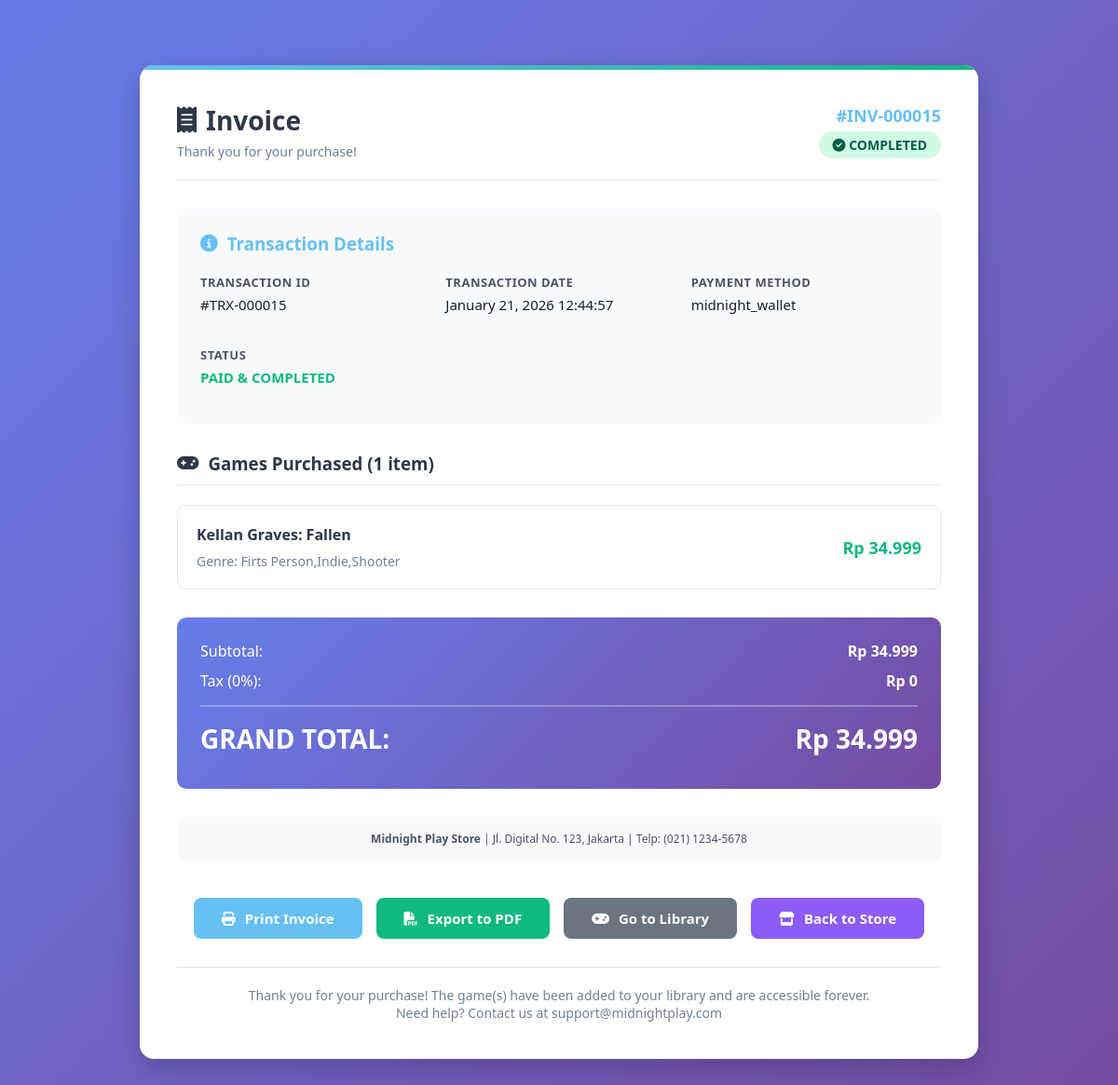
Page /invoices/invoice_user_detail.php?id=15 (signed in) on the committed database.
### tables this page shows
CREATE TABLE `transaction_details` (
  `id_detail` int(11) NOT NULL,
  `id_transaction` int(11) NOT NULL,
  `id_game` int(11) NOT NULL,
  `price` int(11) NOT NULL,
  `transaction_date` timestamp NOT NULL DEFAULT current_timestamp()
);

CREATE TABLE `transactions` (
  `id_transaction` int(11) NOT NULL,
  `id_user` int(11) NOT NULL,
  `total_price` int(11) NOT NULL,
  `transaction_date` datetime DEFAULT current_timestamp(),
  `status` varchar(20) DEFAULT 'completed',
  `payment_method` varchar(50) DEFAULT 'midnight_wallet'
);

CREATE TABLE `games` (
  `id_game` int(11) NOT NULL,
  `title` varchar(100) NOT NULL,
  `genre` varchar(50) DEFAULT NULL,
  `image_url` varchar(500) DEFAULT NULL,
  `price` int(11) NOT NULL,
  `description` text DEFAULT NULL,
  `status` enum('active','inactive','draft') DEFAULT 'active',
  `created_at` timestamp NOT NULL DEFAULT current_timestamp(),
  `purchase_count` int(11) DEFAULT 0
);

### invoices/invoice_user_detail.php (the view, shortened to what this page needs)
<?php
include "../config/database.php";
$transaction_id = $_GET['id'] ?? '';
$user_id = $_SESSION['id_user'];
$stmt = mysqli_prepare($conn, "
    SELECT t.*, td.*, g.title, g.genre, g.price
    FROM transactions t
    JOIN transaction_details td ON t.id_transaction = td.id_transaction
    JOIN games g ON td.id_game = g.id_game
    WHERE t.id_transaction = ?
    AND t.id_user = ?
");
mysqli_stmt_bind_param($stmt, "ii", $transaction_id, $user_id);
mysqli_stmt_execute($stmt);
$result = mysqli_stmt_get_result($stmt);
$transaction = mysqli_fetch_assoc($result);
$stmt_details = mysqli_prepare($conn, "
    SELECT td.*, g.title, g.genre, g.price
    FROM transaction_details td
    JOIN games g ON td.id_game = g.id_game
    WHERE td.id_transaction = ?
    ORDER BY g.title
");
mysqli_stmt_bind_param($stmt_details, "i", $transaction_id);
mysqli_stmt_execute($stmt_details);
$details_result = mysqli_stmt_get_result($stmt_details);
$items_count = mysqli_num_rows($details_result);
?>
<!DOCTYPE html>
<html lang="id">
<head>
    <link rel="stylesheet" href="../assets/css/style.css">
    <link rel="stylesheet" href="https://cdnjs.cloudflare.com/ajax/libs/font-awesome/6.5.0/css/all.min.css">
</head>
<body>
    <div class="invoice-container">
        <div class="invoice-header">
            <div class="invoice-header-left">
                <h1><i class="fas fa-receipt"></i> Invoice</h1>
                <p>Thank you for your purchase!</p>
            </div>
            <div class="invoice-header-right">
                <div class="invoice-number">#INV-<?= str_pad($transaction_id, 6, '0', STR_PAD_LEFT); ?></div>
                <span class="invoice-status"><i class="fas fa-check-circle"></i> COMPLETED</span>
            </div>
        </div>
        <div class="transaction-info">
            <h3 style="color: #66c0f4; margin-top: 0; margin-bottom: 20px; display: flex; align-items: center; gap: 10px;">
                <i class="fas fa-info-circle"></i> Transaction Details
            </h3>
            <div class="info-grid">
                <div class="info-item">
                    <div class="info-label">Transaction ID</div>
                    <div class="info-value">#TRX-<?= str_pad($transaction_id, 6, '0', STR_PAD_LEFT); ?></div>
                </div>
                <div class="info-item">
                    <div class="info-label">Transaction Date</div>
                    <div class="info-value"><?= date('F d, Y H:i:s', strtotime($transaction['transaction_date'])); ?></div>
                </div>
                <div class="info-item">
                    <div class="info-label">Payment Method</div>
                    <div class="info-value"><?= htmlspecialchars($transaction['payment_method'] ?? 'Digital Payment'); ?></div>
                </div>
                <div class="info-item">
                    <div class="info-label">Status</div>
                    <div class="info-value">
                        <span style="color: #10b981; font-weight: bold;">PAID & COMPLETED</span>
                    </div>
                </div>
            </div>
        </div>
        <div class="games-section">
            <h3><i class="fas fa-gamepad"></i> Games Purchased (<?= $items_count; ?> item<?= $items_count > 1 ? 's' : ''; ?>)</h3>
            <div class="games-list">
                <?php
                mysqli_data_seek($details_result, 0);
                $total_items_price = 0;
                while ($item = mysqli_fetch_assoc($details_result)):
                    $subtotal = $item['price'] * ($item['quantity'] ?? 1);
                    $total_items_price += $subtotal;
                ?>
                    <div class="game-item">
                        <div class="game-info">
                            <h4><?= htmlspecialchars($item['title']); ?></h4>
                            <p>Genre: <?= htmlspecialchars($item['genre']); ?></p>
                        </div>
                        <div class="game-price">
                            <div class="amount">Rp <?= number_format($item['price'], 0, ',', '.'); ?></div>
                        </div>
                    </div>
                <?php endwhile; ?>
            </div>
        </div>
        <div class="total-section">
            <div class="total-row">
                <span class="total-label">Subtotal:</span>
                <span class="total-value">Rp <?= number_format($total_items_price, 0, ',', '.'); ?></span>
            </div>
            <div class="total-row">
                <span class="total-label">Tax (0%):</span>
                <span class="total-value">Rp 0</span>
            </div>
            <div class="total-row grand-total">
                <span>GRAND TOTAL:</span>
                <span>Rp <?= number_format($transaction['total_price'], 0, ',', '.'); ?></span>
            </div>
        </div>
        <div class="store-info">
            <p><strong>Midnight Play Store</strong> | Jl. Digital No. 123, Jakarta | Telp: (021) 1234-5678</p>
        </div>
        <div class="action-buttons">
            <button onclick="window.print()" class="btn btn-primary">
                <i class="fas fa-print"></i> Print Invoice
            </button>
            <a href="generate_pdf_user.php?id=<?= $transaction_id; ?>" class="btn btn-secondary" target="_blank">
                <i class="fas fa-file-pdf"></i> Export to PDF
            </a>
            <a href="/midnightplay_web/library/library_user_games.php" class="btn btn-tertiary">
                <i class="fas fa-gamepad"></i> Go to Library
            </a>
            <a href="/midnightplay_web/index.php" class="btn btn-quaternary">
                <i class="fas fa-store"></i> Back to Store
            </a>
        </div>
        <div class="footer-message">
            <p>Thank you for your purchase! The game(s) have been added to your library and are accessible forever.</p>
            <p class="no-print">Need help? Contact us at support@midnightplay.com</p>
        </div>
    </div>
</body>
</html>

### assets/css/style.css (style rules this page uses)
* { margin: 0; padding: 0; box-sizing: border-box; font-family: "Segoe UI", Arial, sans-serif; }
body { background: #0b1320; color: #c7d5e0; padding: 20px; }
a { color: #66c0f4; text-decoration: none; }
.btn { display: inline-block; margin-top: 10px; padding: 8px 16px; background: linear-gradient(90deg, #06bfff, #2d73ff); color: #fff; border-radius: 4px; border: none; cursor: pointer; font-size: 14px; }
.btn-secondary { background: #374151; }

### invoices/invoice_user_detail.php (style rules this page uses)
body { background: linear-gradient(135deg, #667eea 0%, #764ba2 100%); min-height: 100vh; padding: 20px; }
.invoice-container { max-width: 900px; margin: 50px auto; background: #ffffff; border-radius: 15px; box-shadow: 0 10px 30px rgba(0, 0, 0, 0.2); padding: 40px; position: relative; overflow: hidden; }
.invoice-container::before { content: ''; position: absolute; top: 0; left: 0; width: 100%; height: 5px; background: linear-gradient(90deg, #66c0f4, #10b981); }
.invoice-header { display: flex; justify-content: space-between; align-items: center; margin-bottom: 30px; padding-bottom: 20px; border-bottom: 2px solid #eef2f7; }
.invoice-header-left h1 { color: #2d3748; margin: 0; font-size: 28px; display: flex; align-items: center; gap: 10px; }
.invoice-header-left p { color: #718096; margin: 5px 0 0 0; font-size: 14px; }
.invoice-header-right { text-align: right; }
.invoice-number { font-size: 18px; font-weight: bold; color: #66c0f4; margin-bottom: 5px; }
.invoice-status { display: inline-block; background: #d1fae5; color: #065f46; padding: 5px 15px; border-radius: 20px; font-weight: 600; font-size: 14px; }
.transaction-info { background: #f8fafc; padding: 25px; border-radius: 10px; margin-bottom: 30px; }
.info-grid { display: grid; grid-template-columns: repeat(auto-fit, minmax(200px, 1fr)); gap: 20px; }
.info-item { margin-bottom: 15px; }
.info-label { color: #4a5568; font-size: 13px; font-weight: 600; margin-bottom: 5px; text-transform: uppercase; letter-spacing: 0.5px; }
.info-value { color: #1a202c; font-size: 15px; font-weight: 500; }
.games-section { margin-bottom: 30px; }
.games-section h3 { color: #2d3748; margin-bottom: 20px; padding-bottom: 10px; border-bottom: 2px solid #eef2f7; display: flex; align-items: center; gap: 10px; }
.games-list { background: white; border-radius: 10px; overflow: hidden; border: 1px solid #e2e8f0; }
.game-item { display: flex; justify-content: space-between; align-items: center; padding: 20px; border-bottom: 1px solid #e2e8f0; transition: background 0.3s; }
.game-item:last-child { border-bottom: none; }
.game-info h4 { margin: 0 0 8px 0; color: #2d3748; font-size: 16px; }
.game-info p { margin: 0; color: #718096; font-size: 14px; }
.game-price { text-align: right; }
.game-price .amount { font-size: 18px; font-weight: bold; color: #10b981; }
.total-section { background: linear-gradient(135deg, #667eea 0%, #764ba2 100%); padding: 25px; border-radius: 10px; color: white; margin-bottom: 30px; }
.total-row { display: flex; justify-content: space-between; align-items: center; margin-bottom: 10px; }
.total-label { font-size: 16px; }
.total-value { font-size: 16px; font-weight: 600; }
.grand-total { font-size: 28px; font-weight: bold; margin-top: 15px; padding-top: 15px; border-top: 2px solid rgba(255, 255, 255, 0.3); }
.action-buttons { display: flex; gap: 15px; justify-content: center; flex-wrap: wrap; margin-top: 30px; }
.btn { padding: 12px 30px; border-radius: 8px; text-decoration: none; font-weight: 600; font-size: 15px; display: inline-flex; align-items: center; justify-content: center; gap: 10px; transition: all 0.3s; cursor: pointer; border: none; min-width: 180px; }
.btn-primary { background: #66c0f4; color: white; }
.btn-secondary { background: #10b981; color: white; }
.btn-tertiary { background: #6c757d; color: white; }
.btn-quaternary { background: #8b5cf6; color: white; }
.footer-message { text-align: center; color: #718096; font-size: 14px; margin-top: 30px; padding-top: 20px; border-top: 1px solid #e2e8f0; }
.store-info { text-align: center; color: #4a5568; font-size: 12px; margin-top: 20px; padding: 15px; background: #f8fafc; border-radius: 8px; }

### rows in the picture
transaction_details: transaction_date "January 21, 2026 12:44:57", id_transaction.payment_method "midnight_wallet", id_game.title "Kellan Graves: Fallen", id_game.genre "Firts Person,Indie,Shooter", id_game.price "34.999", id_transaction.total_price "34.999"

### other values in the picture
str_pad($transaction_id, 6, '0', STR_PAD_LEFT) "000015"
$items_count "1"
$total_items_price "34.999"
